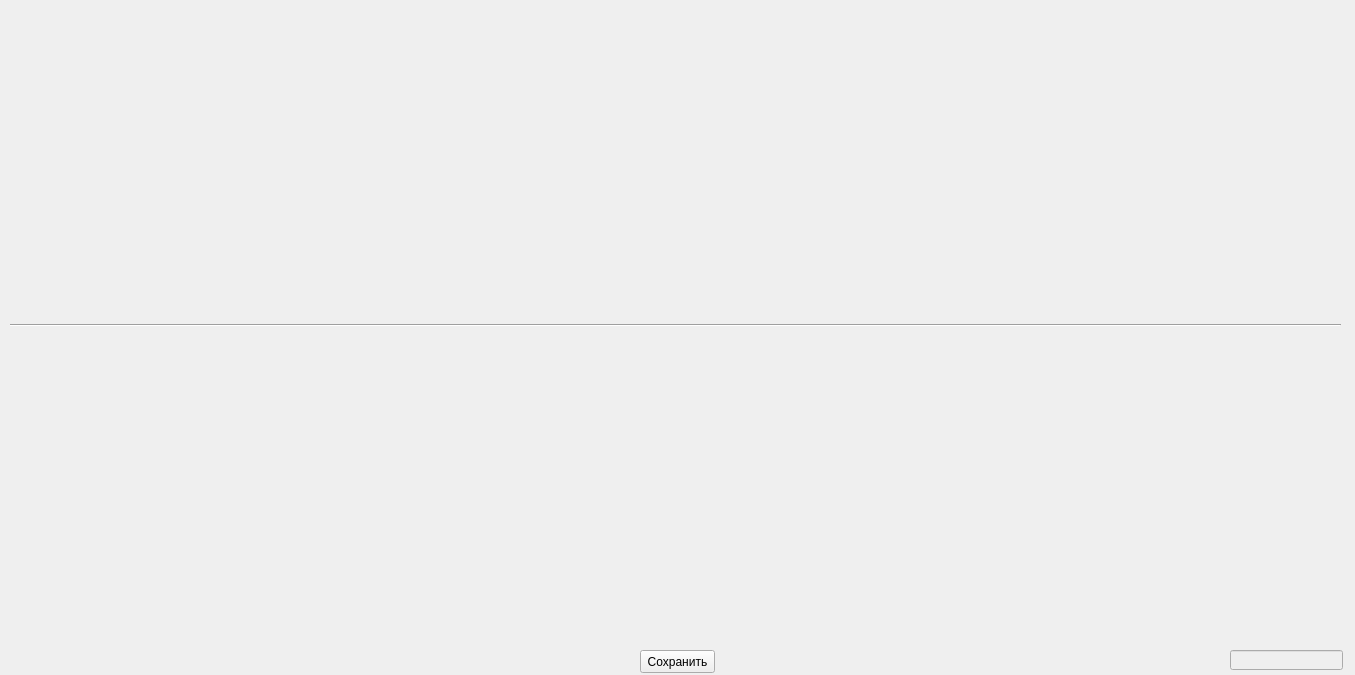
<?xml version="1.0" encoding="UTF-8"?>
<ui version="4.0">
 <class>Gr</class>
 <widget class="QWidget" name="Gr">
  <property name="geometry">
   <rect>
    <x>0</x>
    <y>0</y>
    <width>1355</width>
    <height>675</height>
   </rect>
  </property>
  <property name="windowTitle">
   <string>Form</string>
  </property>
  <widget class="QWidget" name="gridLayoutWidget">
   <property name="geometry">
    <rect>
     <x>10</x>
     <y>10</y>
     <width>1331</width>
     <height>631</height>
    </rect>
   </property>
   <layout class="QGridLayout" name="gridLayout">
    <item row="0" column="0">
     <widget class="Line" name="line">
      <property name="orientation">
       <enum>Qt::Horizontal</enum>
      </property>
     </widget>
    </item>
   </layout>
  </widget>
  <widget class="QPushButton" name="buttonSave">
   <property name="geometry">
    <rect>
     <x>640</x>
     <y>650</y>
     <width>75</width>
     <height>23</height>
    </rect>
   </property>
   <property name="text">
    <string>Сохранить</string>
   </property>
  </widget>
  <widget class="QLineEdit" name="sizeInfo">
   <property name="enabled">
    <bool>false</bool>
   </property>
   <property name="geometry">
    <rect>
     <x>1230</x>
     <y>650</y>
     <width>113</width>
     <height>20</height>
    </rect>
   </property>
  </widget>
 </widget>
 <resources/>
 <connections/>
</ui>
